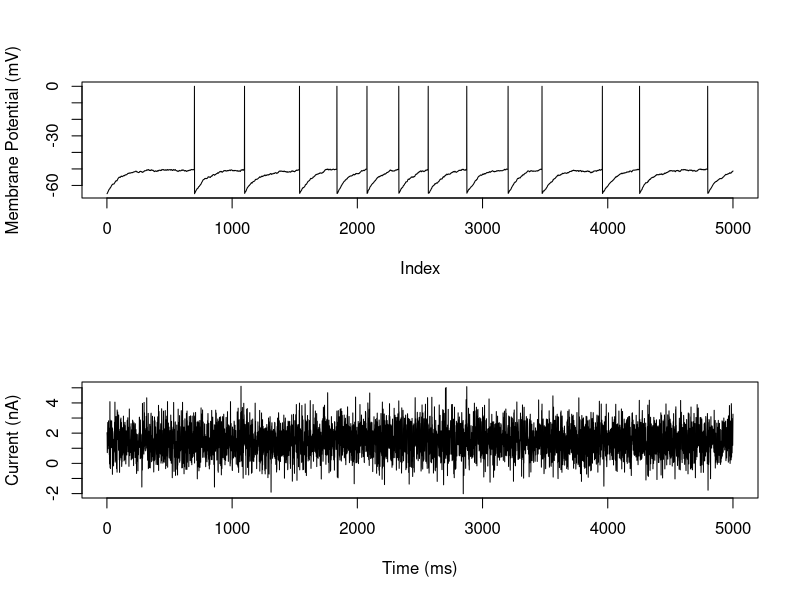

The R source for this figure:

## Simulate an integrate-and-fire neuron

# Parameters...
tau <-  10       # membrane time constant (ms)
R   <-  10       # membrane resistance (MOhms)
E_L <- -65       # resting potential for the leak (mV)
Vthresh <- -50   # spike threshold (mV)
Vreset  <- -65   # reset potential (mV)

T <- 5000 # simulation time (ms)

# a step current (nA)...
V <- vector(length = T)
I <- vector(length = T)
I[200:4800] <- 1

# a random current
mu <- 1.5
st <- 1
I <- mu + st*rnorm(T)

V[1] <- -65.0001   # initial membrane potential (mV)
for (t in 2:T) {      # ms timesteps
  # Integrate...
  V[t] <- V[t-1] + (I[t] - (V[t-1]-E_L)/R)/tau

  # Fire...
  if (V[t]>Vthresh) {
    V[t] <- Vreset
  }
}

par(mfrow=c(2,1))
plot(V+(V==Vreset)*65,type='l',ylab = 'Membrane Potential (mV)')
plot(I,type='l',ylab='Current (nA)',xlab='Time (ms)')

isis <- diff(which(V==Vreset))
cv <- sd(isis)/mean(isis)


